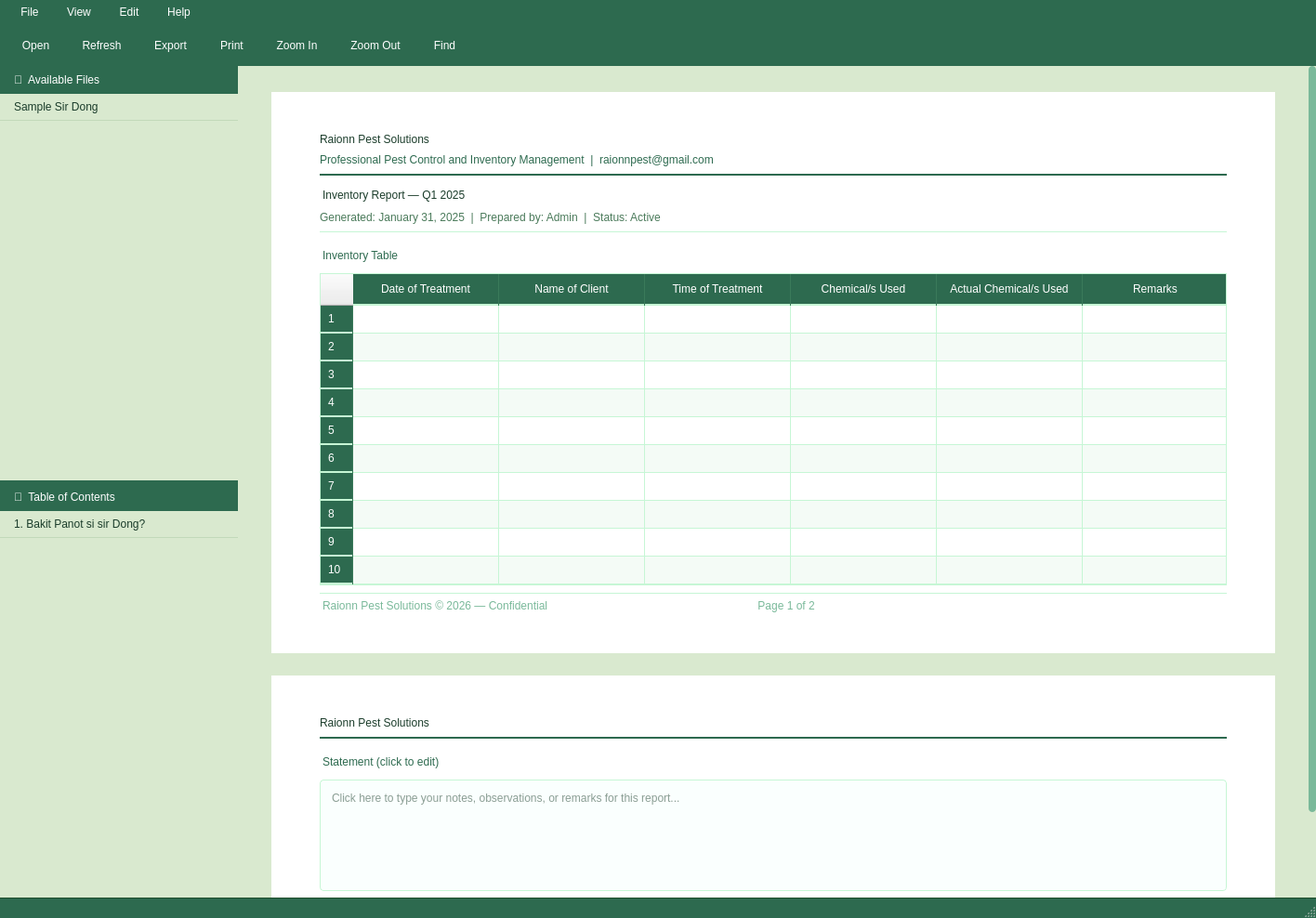
<?xml version="1.0" encoding="UTF-8"?>
<ui version="4.0">
 <class>DocxViewer</class>
 <widget class="QMainWindow" name="DocxViewer">
  <property name="geometry">
   <rect>
    <x>0</x>
    <y>0</y>
    <width>1416</width>
    <height>988</height>
   </rect>
  </property>
  <property name="windowTitle">
   <string>Raionn Pest Solutions — Document Viewer</string>
  </property>
  <property name="styleSheet">
   <string notr="true">

QMainWindow, QWidget#centralwidget { background-color: #EBEBEB; }

QMenuBar {
    background-color: #2D6A4F; color: #FFFFFF;
    font: 11pt &quot;Segoe UI&quot;; padding: 2px 4px; border: none;
}
QMenuBar::item { padding: 4px 12px; border-radius: 4px; }
QMenuBar::item:selected { background-color: rgba(255,255,255,0.20); }
QMenu {
    background-color: #FFFFFF; color: #1A3C2A;
    border: 1px solid #C6F6D5; border-radius: 6px; font: 10pt &quot;Segoe UI&quot;;
}
QMenu::item { padding: 6px 20px; }
QMenu::item:selected { background-color: #2D6A4F; color: #FFFFFF; }
QMenu::separator { height: 1px; background-color: #C6F6D5; margin: 4px 10px; }

QToolBar {
    background-color: #2D6A4F; border: none; spacing: 4px; padding: 4px 8px;
}
QToolBar::separator { background-color: rgba(255,255,255,0.30); width: 1px; margin: 4px 6px; }
QToolBar QToolButton {
    background-color: transparent; color: #FFFFFF;
    border: 1px solid transparent; border-radius: 6px;
    padding: 5px 10px; font: 10pt &quot;Segoe UI&quot;;
}
QToolBar QToolButton:hover { background-color: rgba(255,255,255,0.18); border: 1px solid rgba(255,255,255,0.35); }
QToolBar QToolButton:pressed { background-color: rgba(255,255,255,0.28); }

QStatusBar {
    background-color: #2D6A4F; color: #C6F6D5;
    font: 9pt &quot;Segoe UI&quot;; border-top: 1px solid #1F4D2C; padding: 2px 8px;
}
QStatusBar::item { border: none; }

QWidget#filesPanel, QWidget#tocPanel { background-color: #D9E9CF; }

QLabel#filesPanelHeader, QLabel#tocPanelHeader {
    background-color: #2D6A4F; color: #FFFFFF;
    font: bold 10pt &quot;Segoe UI&quot;; padding: 8px 12px;
}

QSplitter#leftSplitter::handle { background-color: #2D6A4F; }
QSplitter#leftSplitter::handle:hover { background-color: #52b788; }

QListWidget#filesList, QListWidget#tocList {
    background-color: #D9E9CF; color: #1A3C2A;
    border: none; font: 10pt &quot;Segoe UI&quot;; outline: none;
}
QListWidget#filesList::item, QListWidget#tocList::item {
    padding: 7px 12px; border-bottom: 1px solid #C2D9BA;
}
QListWidget#filesList::item:hover, QListWidget#tocList::item:hover {
    background-color: #C6E6D3; color: #0E3B21;
}
QListWidget#filesList::item:selected, QListWidget#tocList::item:selected {
    background-color: #2D6A4F; color: #FFFFFF; border-left: 3px solid #C6F6D5;
}

QScrollBar:vertical { background: #D9E9CF; width: 8px; margin: 0; border-radius: 4px; }
QScrollBar::handle:vertical { background: #7AB99A; border-radius: 4px; min-height: 28px; }
QScrollBar::handle:vertical:hover { background: #2D6A4F; }
QScrollBar::add-line:vertical, QScrollBar::sub-line:vertical { height: 0; }
QScrollBar:horizontal { background: #D9E9CF; height: 8px; border-radius: 4px; }
QScrollBar::handle:horizontal { background: #7AB99A; border-radius: 4px; min-width: 28px; }
QScrollBar::handle:horizontal:hover { background: #2D6A4F; }
QScrollBar::add-line:horizontal, QScrollBar::sub-line:horizontal { width: 0; }

QScrollArea#pageScrollArea { background-color: #D9E9CF; border: none; }
QWidget#scrollAreaContent { background-color: #D9E9CF; }

QFrame#paperPage1, QFrame#paperPage2 {
    background-color: #FFFFFF; border: none;
}

QLabel#companyName {
    color: #1A3C2A; font: bold 18pt &quot;Segoe UI&quot;;
}
QLabel#companyName2 {
    color: #1A3C2A; font: bold 14pt &quot;Segoe UI&quot;;
}
QLabel#companyTagline {
    color: #2D6A4F; font: 10pt &quot;Segoe UI&quot;;
}
QFrame#headerDivider, QFrame#headerDivider2 {
    background-color: #2D6A4F; max-height: 2px; border: none;
}
QLabel#docTitleLabel {
    color: #1A3C2A; font: bold 13pt &quot;Segoe UI&quot;; padding: 6px 0 2px 0;
}
QLabel#metaLabel { color: #4A7A5A; font: 9pt &quot;Segoe UI&quot;; }
QFrame#innerDivider { background-color: #C6F6D5; max-height: 1px; border: none; }
QLabel#sectionLabel {
    color: #2D6A4F; font: bold 11pt &quot;Segoe UI&quot;; padding: 10px 0 4px 0;
}
QLabel#continuedLabel2 {
    color: #2D6A4F; font: italic 9pt &quot;Segoe UI&quot;; padding: 4px 0 8px 0;
}
QLabel#notesLabel {
    color: #2D6A4F; font: bold 11pt &quot;Segoe UI&quot;; padding: 10px 0 4px 0;
}
QLabel#pageFooter1, QLabel#pageFooter2 {
    color: #7AB99A; font: 8pt &quot;Segoe UI&quot;;
    padding: 6px 0 0 0; border-top: 1px solid #C6F6D5;
}

QTableWidget#inventoryTable1,
QTableWidget#inventoryTable2 {
    background-color: #FFFFFF;
    alternate-background-color: #F4FBF6;
    gridline-color: #C6F6D5;
    color: #1A3C2A; font: 10pt &quot;Segoe UI&quot;;
    border: 1px solid #C6F6D5;
    selection-background-color: #D6EBDD;
    selection-color: #0E3B21;
}
QTableWidget#inventoryTable1::item,
QTableWidget#inventoryTable2::item {
    padding: 5px 8px; border: none;
}
QTableWidget#inventoryTable1::item:hover,
QTableWidget#inventoryTable2::item:hover {
    background-color: #EAF7EE;
}
QTableWidget#inventoryTable1 QHeaderView::section,
QTableWidget#inventoryTable2 QHeaderView::section {
    background-color: #2D6A4F; color: #FFFFFF;
    font: bold 10pt &quot;Segoe UI&quot;; padding: 7px 8px;
    border: none; border-right: 1px solid #3A7A5A;
    border-bottom: 2px solid #C6F6D5;
}
QTableWidget#inventoryTable1 QHeaderView::section:hover,
QTableWidget#inventoryTable2 QHeaderView::section:hover {
    background-color: #1F4D2C;
}

QTextEdit#notesEdit {
    background-color: #FAFFFE; color: #1A3C2A;
    font: 10pt &quot;Segoe UI&quot;; border: 1px solid #C6F6D5;
    border-radius: 4px; padding: 8px;
    selection-background-color: #D6EBDD;
}
QTextEdit#notesEdit:focus {
    border: 1px solid #2D6A4F; background-color: #EAF7EE;
}

   </string>
  </property>
  <widget class="QWidget" name="centralwidget">
   <layout class="QHBoxLayout" name="mainHLayout">
    <property name="spacing">
     <number>0</number>
    </property>
    <property name="leftMargin">
     <number>0</number>
    </property>
    <property name="topMargin">
     <number>0</number>
    </property>
    <property name="rightMargin">
     <number>0</number>
    </property>
    <property name="bottomMargin">
     <number>0</number>
    </property>
    <item>
     <layout class="QVBoxLayout" name="leftPanelVLayout">
      <property name="spacing">
       <number>0</number>
      </property>
      <property name="leftMargin">
       <number>0</number>
      </property>
      <property name="topMargin">
       <number>0</number>
      </property>
      <property name="rightMargin">
       <number>0</number>
      </property>
      <property name="bottomMargin">
       <number>0</number>
      </property>
      <item>
       <widget class="QSplitter" name="leftSplitter">
        <property name="orientation">
         <enum>Qt::Vertical</enum>
        </property>
        <property name="handleWidth">
         <number>3</number>
        </property>
        <property name="childrenCollapsible">
         <bool>false</bool>
        </property>
        <widget class="QWidget" name="filesPanel">
         <property name="minimumSize">
          <size>
           <width>220</width>
           <height>180</height>
          </size>
         </property>
         <layout class="QVBoxLayout" name="filesPanelVLayout">
          <property name="spacing">
           <number>0</number>
          </property>
          <property name="leftMargin">
           <number>0</number>
          </property>
          <property name="topMargin">
           <number>0</number>
          </property>
          <property name="rightMargin">
           <number>0</number>
          </property>
          <property name="bottomMargin">
           <number>0</number>
          </property>
          <item>
           <widget class="QLabel" name="filesPanelHeader">
            <property name="text">
             <string>📁  Available Files</string>
            </property>
           </widget>
          </item>
          <item>
           <widget class="QListWidget" name="filesList">
            <property name="verticalScrollBarPolicy">
             <enum>Qt::ScrollBarAsNeeded</enum>
            </property>
            <property name="horizontalScrollBarPolicy">
             <enum>Qt::ScrollBarAlwaysOff</enum>
            </property>
            <item>
             <property name="text">
              <string>Sample Sir Dong</string>
             </property>
            </item>
           </widget>
          </item>
         </layout>
        </widget>
        <widget class="QWidget" name="tocPanel">
         <property name="minimumSize">
          <size>
           <width>220</width>
           <height>150</height>
          </size>
         </property>
         <layout class="QVBoxLayout" name="tocPanelVLayout">
          <property name="spacing">
           <number>0</number>
          </property>
          <property name="leftMargin">
           <number>0</number>
          </property>
          <property name="topMargin">
           <number>0</number>
          </property>
          <property name="rightMargin">
           <number>0</number>
          </property>
          <property name="bottomMargin">
           <number>0</number>
          </property>
          <item>
           <widget class="QLabel" name="tocPanelHeader">
            <property name="text">
             <string>📑  Table of Contents</string>
            </property>
           </widget>
          </item>
          <item>
           <widget class="QListWidget" name="tocList">
            <property name="verticalScrollBarPolicy">
             <enum>Qt::ScrollBarAsNeeded</enum>
            </property>
            <property name="horizontalScrollBarPolicy">
             <enum>Qt::ScrollBarAlwaysOff</enum>
            </property>
            <item>
             <property name="text">
              <string>1. Bakit Panot si sir Dong?</string>
             </property>
            </item>
           </widget>
          </item>
         </layout>
        </widget>
       </widget>
      </item>
     </layout>
    </item>
    <item>
     <widget class="QScrollArea" name="pageScrollArea">
      <property name="verticalScrollBarPolicy">
       <enum>Qt::ScrollBarAsNeeded</enum>
      </property>
      <property name="horizontalScrollBarPolicy">
       <enum>Qt::ScrollBarAsNeeded</enum>
      </property>
      <property name="widgetResizable">
       <bool>true</bool>
      </property>
      <widget class="QWidget" name="scrollAreaContent">
       <property name="geometry">
        <rect>
         <x>0</x>
         <y>0</y>
         <width>1148</width>
         <height>1105</height>
        </rect>
       </property>
       <layout class="QVBoxLayout" name="scrollContentVLayout">
        <property name="spacing">
         <number>24</number>
        </property>
        <property name="leftMargin">
         <number>36</number>
        </property>
        <property name="topMargin">
         <number>28</number>
        </property>
        <property name="rightMargin">
         <number>36</number>
        </property>
        <property name="bottomMargin">
         <number>36</number>
        </property>
        <item>
         <widget class="QFrame" name="paperPage1">
          <property name="frameShape">
           <enum>QFrame::Box</enum>
          </property>
          <property name="frameShadow">
           <enum>QFrame::Plain</enum>
          </property>
          <property name="lineWidth">
           <number>0</number>
          </property>
          <layout class="QVBoxLayout" name="paperLayout1">
           <property name="spacing">
            <number>8</number>
           </property>
           <property name="leftMargin">
            <number>52</number>
           </property>
           <property name="topMargin">
            <number>44</number>
           </property>
           <property name="rightMargin">
            <number>52</number>
           </property>
           <property name="bottomMargin">
            <number>44</number>
           </property>
           <item>
            <widget class="QLabel" name="companyName">
             <property name="text">
              <string>Raionn Pest Solutions</string>
             </property>
            </widget>
           </item>
           <item>
            <widget class="QLabel" name="companyTagline">
             <property name="text">
              <string>Professional Pest Control and Inventory Management  |  raionnpest@gmail.com</string>
             </property>
            </widget>
           </item>
           <item>
            <widget class="QFrame" name="headerDivider">
             <property name="frameShape">
              <enum>QFrame::HLine</enum>
             </property>
             <property name="frameShadow">
              <enum>QFrame::Plain</enum>
             </property>
            </widget>
           </item>
           <item>
            <widget class="QLabel" name="docTitleLabel">
             <property name="text">
              <string>Inventory Report — Q1 2025</string>
             </property>
            </widget>
           </item>
           <item>
            <widget class="QLabel" name="metaLabel">
             <property name="text">
              <string>Generated: January 31, 2025  |  Prepared by: Admin  |  Status: Active</string>
             </property>
            </widget>
           </item>
           <item>
            <widget class="QFrame" name="innerDivider">
             <property name="frameShape">
              <enum>QFrame::HLine</enum>
             </property>
             <property name="frameShadow">
              <enum>QFrame::Plain</enum>
             </property>
            </widget>
           </item>
           <item>
            <widget class="QLabel" name="sectionLabel">
             <property name="text">
              <string>Inventory Table</string>
             </property>
            </widget>
           </item>
           <item>
            <widget class="QTableWidget" name="inventoryTable1">
             <property name="sizePolicy">
              <sizepolicy hsizetype="Expanding" vsizetype="Fixed">
               <horstretch>0</horstretch>
               <verstretch>0</verstretch>
              </sizepolicy>
             </property>
             <property name="verticalScrollBarPolicy">
              <enum>Qt::ScrollBarAlwaysOff</enum>
             </property>
             <property name="horizontalScrollBarPolicy">
              <enum>Qt::ScrollBarAlwaysOff</enum>
             </property>
             <property name="sizeAdjustPolicy">
              <enum>QAbstractScrollArea::AdjustToContents</enum>
             </property>
             <property name="editTriggers">
              <set>QAbstractItemView::AnyKeyPressed|QAbstractItemView::DoubleClicked|QAbstractItemView::EditKeyPressed</set>
             </property>
             <property name="tabKeyNavigation">
              <bool>true</bool>
             </property>
             <property name="alternatingRowColors">
              <bool>true</bool>
             </property>
             <property name="selectionMode">
              <enum>QAbstractItemView::SingleSelection</enum>
             </property>
             <property name="selectionBehavior">
              <enum>QAbstractItemView::SelectRows</enum>
             </property>
             <property name="showGrid">
              <bool>true</bool>
             </property>
             <property name="gridStyle">
              <enum>Qt::SolidLine</enum>
             </property>
             <property name="sortingEnabled">
              <bool>true</bool>
             </property>
             <property name="rowCount">
              <number>10</number>
             </property>
             <property name="columnCount">
              <number>6</number>
             </property>
             <attribute name="horizontalHeaderDefaultSectionSize">
              <number>157</number>
             </attribute>
             <row/>
             <row/>
             <row/>
             <row/>
             <row/>
             <row/>
             <row/>
             <row/>
             <row/>
             <row/>
             <column>
              <property name="text">
               <string>Date of Treatment</string>
              </property>
             </column>
             <column>
              <property name="text">
               <string>Name of Client</string>
              </property>
             </column>
             <column>
              <property name="text">
               <string>Time of Treatment</string>
              </property>
             </column>
             <column>
              <property name="text">
               <string>Chemical/s Used</string>
              </property>
             </column>
             <column>
              <property name="text">
               <string>Actual Chemical/s Used</string>
              </property>
             </column>
             <column>
              <property name="text">
               <string>Remarks</string>
              </property>
             </column>
             <item row="0" column="0">
              <property name="text">
               <string/>
              </property>
             </item>
             <item row="0" column="1">
              <property name="text">
               <string/>
              </property>
             </item>
             <item row="0" column="2">
              <property name="text">
               <string/>
              </property>
             </item>
             <item row="0" column="3">
              <property name="text">
               <string/>
              </property>
             </item>
             <item row="0" column="4">
              <property name="text">
               <string/>
              </property>
             </item>
             <item row="0" column="5">
              <property name="text">
               <string/>
              </property>
             </item>
             <item row="1" column="0">
              <property name="text">
               <string/>
              </property>
             </item>
             <item row="1" column="1">
              <property name="text">
               <string/>
              </property>
             </item>
             <item row="1" column="2">
              <property name="text">
               <string/>
              </property>
             </item>
             <item row="1" column="3">
              <property name="text">
               <string/>
              </property>
             </item>
             <item row="1" column="4">
              <property name="text">
               <string/>
              </property>
             </item>
             <item row="1" column="5">
              <property name="text">
               <string/>
              </property>
             </item>
             <item row="2" column="0">
              <property name="text">
               <string/>
              </property>
             </item>
             <item row="2" column="1">
              <property name="text">
               <string/>
              </property>
             </item>
             <item row="2" column="2">
              <property name="text">
               <string/>
              </property>
             </item>
             <item row="2" column="3">
              <property name="text">
               <string/>
              </property>
             </item>
             <item row="2" column="4">
              <property name="text">
               <string/>
              </property>
             </item>
             <item row="2" column="5">
              <property name="text">
               <string/>
              </property>
             </item>
             <item row="3" column="0">
              <property name="text">
               <string/>
              </property>
             </item>
             <item row="3" column="1">
              <property name="text">
               <string/>
              </property>
             </item>
             <item row="3" column="2">
              <property name="text">
               <string/>
              </property>
             </item>
             <item row="3" column="3">
              <property name="text">
               <string/>
              </property>
             </item>
             <item row="3" column="4">
              <property name="text">
               <string/>
              </property>
             </item>
             <item row="3" column="5">
              <property name="text">
               <string/>
              </property>
             </item>
             <item row="4" column="0">
              <property name="text">
               <string/>
              </property>
             </item>
             <item row="4" column="1">
              <property name="text">
               <string/>
              </property>
             </item>
             <item row="4" column="2">
              <property name="text">
               <string/>
              </property>
             </item>
             <item row="4" column="3">
              <property name="text">
               <string/>
              </property>
             </item>
             <item row="4" column="4">
              <property name="text">
               <string/>
              </property>
             </item>
             <item row="4" column="5">
              <property name="text">
               <string/>
              </property>
             </item>
             <item row="5" column="0">
              <property name="text">
               <string/>
              </property>
             </item>
             <item row="5" column="1">
              <property name="text">
               <string/>
              </property>
             </item>
             <item row="5" column="2">
              <property name="text">
               <string/>
              </property>
             </item>
             <item row="5" column="3">
              <property name="text">
               <string/>
              </property>
             </item>
             <item row="5" column="4">
              <property name="text">
               <string/>
              </property>
             </item>
             <item row="5" column="5">
              <property name="text">
               <string/>
              </property>
             </item>
             <item row="6" column="0">
              <property name="text">
               <string/>
              </property>
             </item>
             <item row="6" column="1">
              <property name="text">
               <string/>
              </property>
             </item>
             <item row="6" column="2">
              <property name="text">
               <string/>
              </property>
             </item>
             <item row="6" column="3">
              <property name="text">
               <string/>
              </property>
             </item>
             <item row="6" column="4">
              <property name="text">
               <string/>
              </property>
             </item>
             <item row="6" column="5">
              <property name="text">
               <string/>
              </property>
             </item>
             <item row="7" column="0">
              <property name="text">
               <string/>
              </property>
             </item>
             <item row="7" column="1">
              <property name="text">
               <string/>
              </property>
             </item>
             <item row="7" column="2">
              <property name="text">
               <string/>
              </property>
             </item>
             <item row="7" column="3">
              <property name="text">
               <string/>
              </property>
             </item>
             <item row="7" column="4">
              <property name="text">
               <string/>
              </property>
             </item>
             <item row="7" column="5">
              <property name="text">
               <string/>
              </property>
             </item>
             <item row="8" column="0">
              <property name="text">
               <string/>
              </property>
             </item>
             <item row="8" column="1">
              <property name="text">
               <string/>
              </property>
             </item>
             <item row="8" column="2">
              <property name="text">
               <string/>
              </property>
             </item>
             <item row="8" column="3">
              <property name="text">
               <string/>
              </property>
             </item>
             <item row="8" column="4">
              <property name="text">
               <string/>
              </property>
             </item>
             <item row="8" column="5">
              <property name="text">
               <string/>
              </property>
             </item>
             <item row="9" column="0">
              <property name="text">
               <string/>
              </property>
             </item>
             <item row="9" column="1">
              <property name="text">
               <string/>
              </property>
             </item>
             <item row="9" column="2">
              <property name="text">
               <string/>
              </property>
             </item>
             <item row="9" column="3">
              <property name="text">
               <string/>
              </property>
             </item>
             <item row="9" column="4">
              <property name="text">
               <string/>
              </property>
             </item>
             <item row="9" column="5">
              <property name="text">
               <string/>
              </property>
             </item>
            </widget>
           </item>
           <item>
            <widget class="QLabel" name="pageFooter1">
             <property name="text">
              <string>Raionn Pest Solutions © 2026 — Confidential                                                                    Page 1 of 2</string>
             </property>
            </widget>
           </item>
          </layout>
         </widget>
        </item>
        <item>
         <widget class="QFrame" name="paperPage2">
          <property name="frameShape">
           <enum>QFrame::Box</enum>
          </property>
          <property name="frameShadow">
           <enum>QFrame::Plain</enum>
          </property>
          <property name="lineWidth">
           <number>0</number>
          </property>
          <layout class="QVBoxLayout" name="paperLayout2">
           <property name="spacing">
            <number>8</number>
           </property>
           <property name="leftMargin">
            <number>52</number>
           </property>
           <property name="topMargin">
            <number>44</number>
           </property>
           <property name="rightMargin">
            <number>52</number>
           </property>
           <property name="bottomMargin">
            <number>44</number>
           </property>
           <item>
            <widget class="QLabel" name="companyName2">
             <property name="text">
              <string>Raionn Pest Solutions</string>
             </property>
            </widget>
           </item>
           <item>
            <widget class="QFrame" name="headerDivider2">
             <property name="frameShape">
              <enum>QFrame::HLine</enum>
             </property>
             <property name="frameShadow">
              <enum>QFrame::Plain</enum>
             </property>
            </widget>
           </item>
           <item>
            <widget class="QLabel" name="notesLabel">
             <property name="text">
              <string>Statement (click to edit)</string>
             </property>
            </widget>
           </item>
           <item>
            <widget class="QTextEdit" name="notesEdit">
             <property name="minimumSize">
              <size>
               <width>0</width>
               <height>120</height>
              </size>
             </property>
             <property name="acceptRichText">
              <bool>false</bool>
             </property>
             <property name="placeholderText">
              <string>Click here to type your notes, observations, or remarks for this report...</string>
             </property>
            </widget>
           </item>
           <item>
            <widget class="QLabel" name="pageFooter2">
             <property name="text">
              <string>Raionn Pest Solutions © 2025 — Confidential                                                                    Page 2 of 2</string>
             </property>
            </widget>
           </item>
          </layout>
         </widget>
        </item>
        <item>
         <spacer name="pageBottomSpacer">
          <property name="orientation">
           <enum>Qt::Vertical</enum>
          </property>
          <property name="sizeType">
           <enum>QSizePolicy::Expanding</enum>
          </property>
          <property name="sizeHint" stdset="0">
           <size>
            <width>20</width>
            <height>20</height>
           </size>
          </property>
         </spacer>
        </item>
       </layout>
      </widget>
     </widget>
    </item>
   </layout>
  </widget>
  <widget class="QToolBar" name="mainToolBar">
   <property name="movable">
    <bool>false</bool>
   </property>
   <property name="iconSize">
    <size>
     <width>16</width>
     <height>16</height>
    </size>
   </property>
   <property name="floatable">
    <bool>false</bool>
   </property>
   <attribute name="toolBarArea">
    <enum>TopToolBarArea</enum>
   </attribute>
   <attribute name="toolBarBreak">
    <bool>false</bool>
   </attribute>
   <addaction name="actionOpen"/>
   <addaction name="actionRefresh"/>
   <addaction name="actionExport"/>
   <addaction name="actionPrint"/>
   <addaction name="actionZoomIn"/>
   <addaction name="actionZoomOut"/>
   <addaction name="actionFind"/>
  </widget>
  <widget class="QMenuBar" name="menubar">
   <property name="geometry">
    <rect>
     <x>0</x>
     <y>0</y>
     <width>1416</width>
     <height>33</height>
    </rect>
   </property>
   <widget class="QMenu" name="menuFile">
    <property name="title">
     <string>File</string>
    </property>
    <addaction name="actionOpen"/>
    <addaction name="separator"/>
    <addaction name="actionExport"/>
    <addaction name="actionPrint"/>
    <addaction name="separator"/>
    <addaction name="actionClose"/>
   </widget>
   <widget class="QMenu" name="menuView">
    <property name="title">
     <string>View</string>
    </property>
    <addaction name="actionZoomIn"/>
    <addaction name="actionZoomOut"/>
    <addaction name="actionZoomReset"/>
   </widget>
   <widget class="QMenu" name="menuEdit">
    <property name="title">
     <string>Edit</string>
    </property>
    <addaction name="actionFind"/>
   </widget>
   <widget class="QMenu" name="menuHelp">
    <property name="title">
     <string>Help</string>
    </property>
    <addaction name="actionAbout"/>
   </widget>
   <addaction name="menuFile"/>
   <addaction name="menuView"/>
   <addaction name="menuEdit"/>
   <addaction name="menuHelp"/>
  </widget>
  <widget class="QStatusBar" name="statusbar">
   <property name="sizeGripEnabled">
    <bool>true</bool>
   </property>
  </widget>
  <action name="actionOpen">
   <property name="text">
    <string>Open</string>
   </property>
   <property name="toolTip">
    <string>Open a document  (Ctrl+O)</string>
   </property>
   <property name="shortcut">
    <string>Ctrl+O</string>
   </property>
  </action>
  <action name="actionRefresh">
   <property name="text">
    <string>Refresh</string>
   </property>
   <property name="toolTip">
    <string>Refresh file list  (F5)</string>
   </property>
   <property name="shortcut">
    <string>F5</string>
   </property>
  </action>
  <action name="actionExport">
   <property name="text">
    <string>Export</string>
   </property>
   <property name="toolTip">
    <string>Export document  (Ctrl+E)</string>
   </property>
   <property name="shortcut">
    <string>Ctrl+E</string>
   </property>
  </action>
  <action name="actionPrint">
   <property name="text">
    <string>Print</string>
   </property>
   <property name="toolTip">
    <string>Print document  (Ctrl+P)</string>
   </property>
   <property name="shortcut">
    <string>Ctrl+P</string>
   </property>
  </action>
  <action name="actionZoomIn">
   <property name="text">
    <string>Zoom In</string>
   </property>
   <property name="toolTip">
    <string>Zoom in  (Ctrl++)</string>
   </property>
   <property name="shortcut">
    <string>Ctrl+=</string>
   </property>
  </action>
  <action name="actionZoomOut">
   <property name="text">
    <string>Zoom Out</string>
   </property>
   <property name="toolTip">
    <string>Zoom out  (Ctrl+-)</string>
   </property>
   <property name="shortcut">
    <string>Ctrl+-</string>
   </property>
  </action>
  <action name="actionZoomReset">
   <property name="text">
    <string>Reset Zoom</string>
   </property>
   <property name="shortcut">
    <string>Ctrl+0</string>
   </property>
  </action>
  <action name="actionFind">
   <property name="text">
    <string>Find</string>
   </property>
   <property name="toolTip">
    <string>Find in document  (Ctrl+F)</string>
   </property>
   <property name="shortcut">
    <string>Ctrl+F</string>
   </property>
  </action>
  <action name="actionClose">
   <property name="text">
    <string>Close</string>
   </property>
   <property name="shortcut">
    <string>Ctrl+W</string>
   </property>
  </action>
  <action name="actionAbout">
   <property name="text">
    <string>About</string>
   </property>
  </action>
 </widget>
 <resources/>
 <connections/>
</ui>
